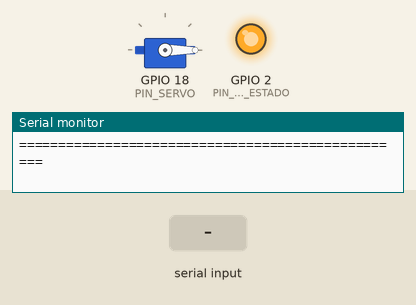
Recording of a sketch running on a simulated ESP32. On the bench: servo, output pins drawn as LEDs (lit = HIGH), the last lines printed to the serial monitor. The inputs (shaded band) are chosen by the test bench.

Above: at 0.1 s.
At 1.8 s:
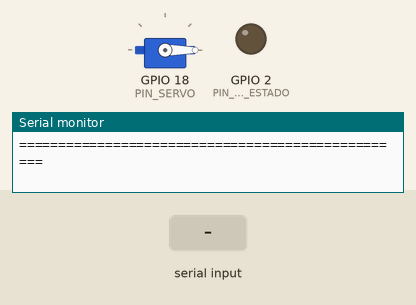
1.9 s: "PAPER\n" received over Serial
At 2.3 s:
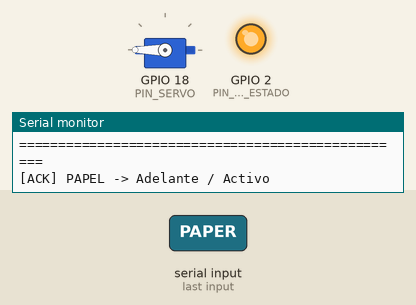
4.2 s: "ROCK\n" received over Serial
Timing chart, 0 to 7.2 s (numbered marks = the images above; inputs shaded):
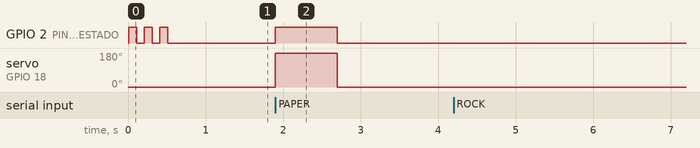

The sketch:

control_motor_esp32.ino
```cpp
/*
  =============================================================================
  PROYECTO: Control de Motores por Gestos de Manos con IA (Piedra, Papel, Tijera)
  HARDWARE: ESP32 (NodeMCU-32S / ESP32 DevKit V1)
  COMUNICACIÓN: Serial UART por USB a 115200 baudios
  =============================================================================

  Este firmware recibe los comandos clasificados por la red neuronal desde la PC
  y controla físicamente los actuadores del robot:

  Mapeo de Gestos a Movimiento:
  - PIEDRA   ("ROCK" / "STOP")     -> Detener motor / Servo a 0 grados
  - PAPEL    ("PAPER" / "FORWARD")  -> Girar motor adelante / Servo a 180 grados
  - TIJERA   ("SCISSORS" / "RIGHT") -> Girar motor inverso / Servo a 90 grados

  Mecanismo de Seguridad Fail-Safe (Watchdog por Software):
  Si el cable se desconecta o la PC no envía comandos durante más de 800 ms,
  el ESP32 apaga o regresa automáticamente el actuador a posición de reposo.
*/

// =============================================================================
// SELECCIÓN DE TIPO DE ACTUADOR
// Descomenta la opción que vayas a utilizar:
// =============================================================================
#define MODO_SERVOMOTOR      // Opción A: Servomotor (SG90, MG90S, MG996R)
// #define MODO_MOTOR_DC     // Opción B: Motor DC con Driver L298N / L293D

// =============================================================================
// CONFIGURACIÓN DE PINES (ESP32)
// =============================================================================
const int PIN_LED_ESTADO = 2; // LED azul integrado en la mayoría de placas ESP32

#if defined(MODO_SERVOMOTOR)
  #include <ESP32Servo.h>
  Servo miServo;
  const int PIN_SERVO = 18;  // GPIO 18 conectado al cable de señal (naranja/blanco) del servo

  // Posiciones angulares para cada gesto
  const int ANGULO_PIEDRA = 0;     // Puño cerrado -> 0° (o pinza cerrada)
  const int ANGULO_TIJERA = 90;    // Dos dedos    -> 90° (posición intermedia)
  const int ANGULO_PAPEL  = 180;   // Mano abierta -> 180° (o pinza abierta)

#elif defined(MODO_MOTOR_DC)
  // Pines para puente H L298N o L293D
  const int PIN_IN1 = 19;     // GPIO 19 -> Dirección 1
  const int PIN_IN2 = 21;     // GPIO 21 -> Dirección 2
  const int PIN_ENA = 22;     // GPIO 22 -> PWM Velocidad

  // Canales PWM nativos del ESP32
  const int CANAL_PWM = 0;
  const int FREC_PWM = 1000;  // 1 kHz
  const int RESOLUCION_PWM = 8; // 8 bits (0 a 255)
#endif

// =============================================================================
// TEMPORIZADOR DE SEGURIDAD (FAIL-SAFE WATCHDOG)
// =============================================================================
unsigned long ultimoComandoMillis = 0;
const unsigned long TIMEOUT_SEGURIDAD_MS = 800; // 800 ms sin señal = STOP preventivo
bool estadoSeguroActivo = true;

// =============================================================================
// SETUP: Inicialización de periféricos
// =============================================================================
void setup() {
  Serial.begin(115200);
  pinMode(PIN_LED_ESTADO, OUTPUT);
  digitalWrite(PIN_LED_ESTADO, LOW);

#if defined(MODO_SERVOMOTOR)
  // Configuración de frecuencia para el servo (50 Hz estándar)
  ESP32PWM::allocateTimer(0);
  miServo.setPeriodHertz(50);
  miServo.attach(PIN_SERVO, 500, 2400); // Rango de pulso típico para SG90
  miServo.write(ANGULO_PIEDRA);         // Iniciar en posición de reposo
#elif defined(MODO_MOTOR_DC)
  pinMode(PIN_IN1, OUTPUT);
  pinMode(PIN_IN2, OUTPUT);
  ledcSetup(CANAL_PWM, FREC_PWM, RESOLUCION_PWM);
  ledcAttachPin(PIN_ENA, CANAL_PWM);
  detenerMotorDC();
#endif

  Serial.println("==================================================");
  Serial.println("[ESP32_OK] Firmware de Control Gestual Listo.");
  Serial.println("Esperando comandos desde la red neuronal de Python...");
  Serial.println("==================================================");

  // Parpadeo triple de confirmación
  for (int i = 0; i < 3; i++) {
    digitalWrite(PIN_LED_ESTADO, HIGH);
    delay(100);
    digitalWrite(PIN_LED_ESTADO, LOW);
    delay(100);
  }
}

// =============================================================================
// LOOP: Escucha Serial y Vigilancia de Seguridad
// =============================================================================
void loop() {
  // 1. Recepción y decodificación de comandos desde Python
  if (Serial.available() > 0) {
    String linea = Serial.readStringUntil('\n');
    linea.trim();
    linea.toUpperCase();

    if (linea.length() > 0) {
      ejecutarComando(linea);
      ultimoComandoMillis = millis(); // Renovar tiempo de actividad
      estadoSeguroActivo = false;
    }
  }

  // 2. Watchdog de Seguridad Fail-Safe
  // Si transcurre el tiempo límite sin datos, forzar estado seguro
  if (!estadoSeguroActivo && (millis() - ultimoComandoMillis > TIMEOUT_SEGURIDAD_MS)) {
    aplicarParadaSegura();
    estadoSeguroActivo = true;
  }
}

// =============================================================================
// EJECUCIÓN DE COMANDOS SEGÚN EL GESTO DETECTADO
// =============================================================================
void ejecutarComando(String cmd) {
  // GESTO: PIEDRA (Reposo / Stop)
  if (cmd == "ROCK" || cmd == "STOP" || cmd == "R" || cmd == "S") {
#if defined(MODO_SERVOMOTOR)
    miServo.write(ANGULO_PIEDRA);
#elif defined(MODO_MOTOR_DC)
    detenerMotorDC();
#endif
    digitalWrite(PIN_LED_ESTADO, LOW);
    Serial.println("[ACK] PIEDRA -> Reposo / Stop");
  }
  // GESTO: PAPEL (Adelante / Apertura)
  else if (cmd == "PAPER" || cmd == "FORWARD" || cmd == "P" || cmd == "F") {
#if defined(MODO_SERVOMOTOR)
    miServo.write(ANGULO_PAPEL);
#elif defined(MODO_MOTOR_DC)
    moverMotorDC(true, 220); // Giro horario a ~85% potencia
#endif
    digitalWrite(PIN_LED_ESTADO, HIGH);
    Serial.println("[ACK] PAPEL -> Adelante / Activo");
  }
  // GESTO: TIJERA (Giro / Media posición)
  else if (cmd == "SCISSORS" || cmd == "RIGHT" || cmd == "T" || cmd == "L") {
#if defined(MODO_SERVOMOTOR)
    miServo.write(ANGULO_TIJERA);
#elif defined(MODO_MOTOR_DC)
    moverMotorDC(false, 150); // Giro antihorario / Reversa
#endif
    // Parpadeo rápido del LED
    digitalWrite(PIN_LED_ESTADO, !digitalRead(PIN_LED_ESTADO));
    Serial.println("[ACK] TIJERA -> Giro / Posición Intermedia");
  }
}

// =============================================================================
// PARADA SEGURA PREVENTIVA
// =============================================================================
void aplicarParadaSegura() {
#if defined(MODO_SERVOMOTOR)
  miServo.write(ANGULO_PIEDRA);
#elif defined(MODO_MOTOR_DC)
  detenerMotorDC();
#endif
  digitalWrite(PIN_LED_ESTADO, LOW);
  Serial.println("[FAIL-SAFE] Timeout de comunicacion: Motor en STOP preventivo.");
}

#if defined(MODO_MOTOR_DC)
void moverMotorDC(bool adelante, int velocidad) {
  if (adelante) {
    digitalWrite(PIN_IN1, HIGH);
    digitalWrite(PIN_IN2, LOW);
  } else {
    digitalWrite(PIN_IN1, LOW);
    digitalWrite(PIN_IN2, HIGH);
  }
  ledcWrite(CANAL_PWM, constrain(velocidad, 0, 255));
}

void detenerMotorDC() {
  digitalWrite(PIN_IN1, LOW);
  digitalWrite(PIN_IN2, LOW);
  ledcWrite(CANAL_PWM, 0);
}
#endif
```

Measured:
- after the input at 1.9 s, GPIO 2 (PIN_LED_ESTADO): LOW → HIGH at once, → LOW 0.80 s later; servo on GPIO 18 (PIN_SERVO): 0° → 180° at once, → 0° 0.80 s later
